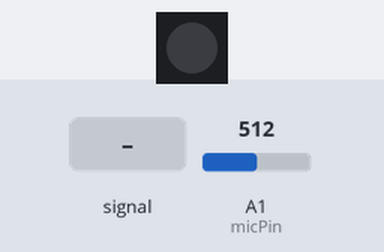
A sketch run on a simulated Arduino Uno, built with avr-gcc and run on an emulated ATmega328P. Parts: 1 RGB LEDs in strip order, left to right. The test bench sets the inputs (shaded band); at power-on: A1 (micPin) = 512. Dim RGB values are drawn brighter than linear.

Above: at 1.2 s.
1.3 s: A1 (micPin) fed a 200 Hz sine of ±81 counts around its level
At 2.3 s:
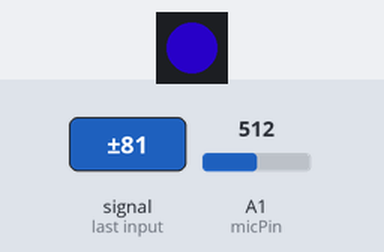
2.8 s: A1 (micPin) fed a 1000 Hz sine of ±255 counts around its level
At 3.5 s:
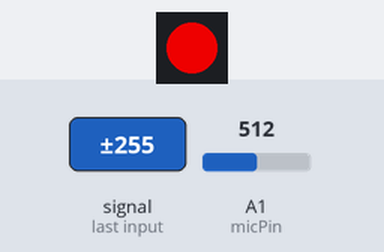
4.3 s: A1 (micPin) fed a 200 Hz sine of ±255 counts around its level
At 4.7 s:
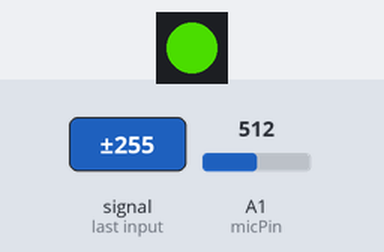
5.8 s: A1 (micPin) set to 716
At 7.1 s:
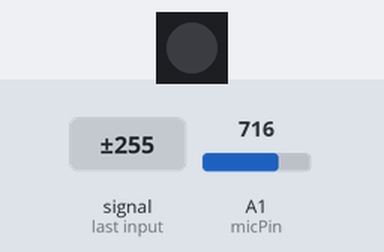
Timing chart, 0 to 8.3 s (numbered marks = the images above; inputs shaded):
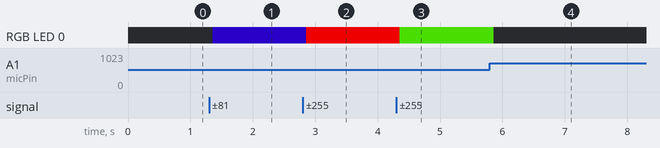

The sketch:

bow_sound.ino
```cpp
/*
Program for sound-responsive bow-tie by Teresa Lamb (http://teresaflourlamb.com/ )
This project uses Arduino Gemma v2, Electret Microphone Op Amp, and one Flora RGB Smart Neopixel.
First install Neopixel Library ( https://github.com/adafruit/Adafruit_NeoPixel )
More info about Gemma ( https://learn.adafruit.com/introducing-gemma )
*/

// Includes code (library) for Neopixel
#include <Adafruit_NeoPixel.h>
#include <avr/power.h>

// This tells the Gemma that your mic attached to A1 and your Neopixel is attached to D1.
const int micPin = A1;
const int ledPin = 1;

// Special code for Neopixel
Adafruit_NeoPixel pixels = Adafruit_NeoPixel(1, ledPin, NEO_GRB + NEO_KHZ800);

int sampleWindow = 50;
int delayval = 50;

void setup() {
  // Neopixel code specifically for Gemma
  if (F_CPU == 16000000) clock_prescale_set(clock_div_1);

  // Microphone is input
  pinMode(micPin, INPUT);

  // Starts interaction with Neopixels
  pixels.begin();
}

void loop() {

  // This code averages readings from mic, so they will be more accurate
  unsigned long startMillis = millis();
  int amplitude;
  int prevMicReading = analogRead(micPin);
  int maxReading = 0;
  int minReading = 1024;

  int sampleCount = 0;
  unsigned long totalDiff = 0;

  while (millis() - startMillis < sampleWindow) {
    int newReading = analogRead(micPin);

    // find absolute difference
    int difference = abs(prevMicReading - newReading);

    //add difference to total difference
    totalDiff += difference;

    // save reading for next loop
    prevMicReading = newReading;

    sampleCount++;
  }

  float averageVolume = totalDiff / sampleCount;


  // Based on averages, set color of Neopixel
  if (averageVolume > 34) {
    pixels.setPixelColor(0, pixels.Color(200, 0, 0)); //red
    pixels.show(); // updates pixel color
    delay(delayval); // wait before changing color again
  } else if (averageVolume > 28) {
    pixels.setPixelColor(0, pixels.Color(200, 75, 0)); //orange
    pixels.show();
    delay(delayval);
  } else if (averageVolume > 22) {
    pixels.setPixelColor(0, pixels.Color(150, 150, 0)); //yellow
    pixels.show();
    delay(delayval);
  } else if (averageVolume > 16) {
    pixels.setPixelColor(0, pixels.Color(50, 150, 0)); //green
    pixels.show();
    delay(delayval);
  } else if (averageVolume > 10) {
    pixels.setPixelColor(0, pixels.Color(0, 75, 150)); //blue
    pixels.show();
    delay(delayval);
  } else if (averageVolume > 4) {
    pixels.setPixelColor(0, pixels.Color(20, 0, 100)); //purple
    pixels.show();
    delay(delayval);
  } else {
    pixels.setPixelColor(0, pixels.Color(0, 0, 0)); //off
    pixels.show();
    delay(delayval);
  }
}
```

Measured:
- after the input at 1.3 s, RGB LED 0: off → RGB(20, 0, 100) after 0.05 s
- after the input at 2.8 s, RGB LED 0: RGB(20, 0, 100) → RGB(200, 0, 0) after 0.06 s
- after the input at 4.3 s, RGB LED 0: RGB(200, 0, 0) → RGB(50, 150, 0) after 0.06 s
- after the input at 5.8 s, RGB LED 0: RGB(50, 150, 0) → off after 0.06 s
